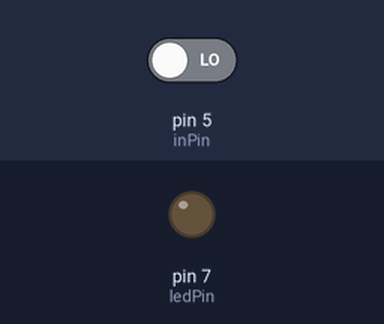
A sketch run on a simulated Arduino Uno, built with avr-gcc and run on an emulated ATmega328P. On the bench: output pins drawn as LEDs (lit = HIGH). The test bench sets the inputs (shaded band); at power-on: pin 5 (inPin) LOW.

Above: at 1.2 s.
1.3 s: pin 5 (inPin) driven HIGH
At 2.4 s:
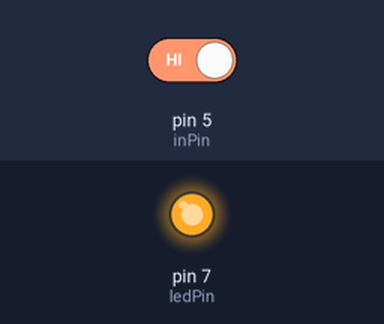
2.8 s: pin 5 (inPin) driven LOW
At 3.5 s:
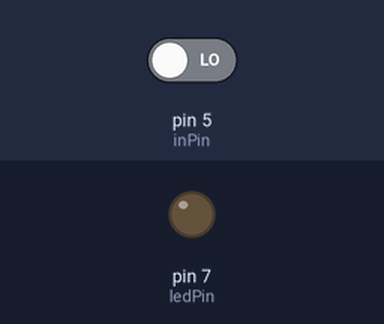
Timing chart, 0 to 5.8 s (numbered marks = the images above; inputs shaded):
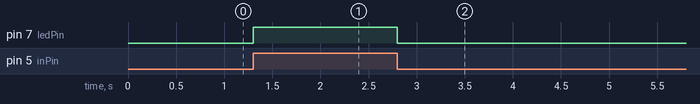

The sketch:

sketch_B1_1_2.ino
```cpp
int ledPin = 7; // LED connected to digital pin 13
int inPin = 5;   // pushbutton connected to digital pin 7
int val = 0;     // variable to store the read value

void setup()
{
  pinMode(ledPin, OUTPUT);      // sets the digital pin 13 as output
  pinMode(inPin, INPUT);      // sets the digital pin 7 as input
}

void loop()
{
  val = digitalRead(inPin);   // read the input pin
  digitalWrite(ledPin, val);    // sets the LED to the button's value
}
```

Measured:
- after the input at 1.3 s, pin 7 (ledPin): LOW → HIGH at once
- after the input at 2.8 s, pin 7 (ledPin): HIGH → LOW at once
